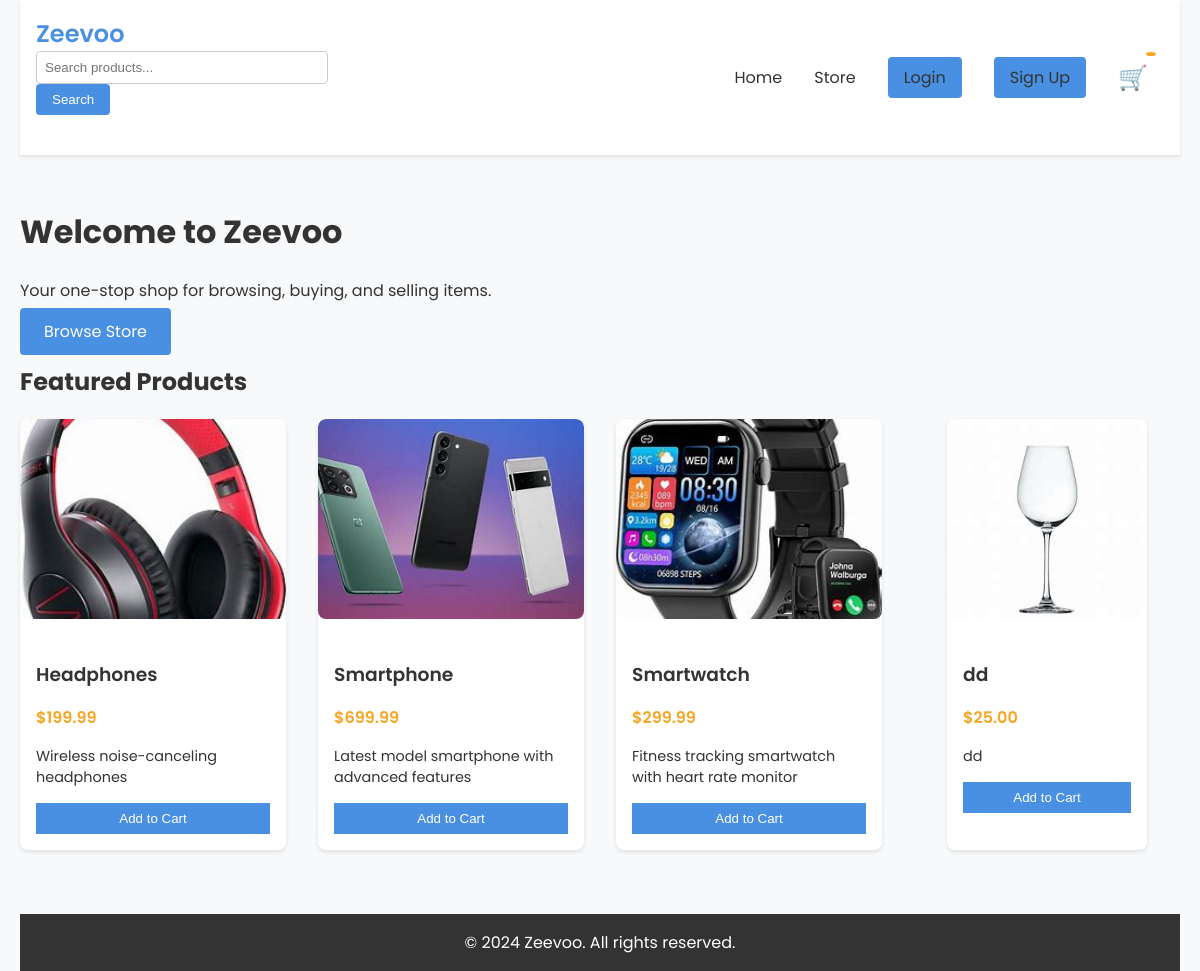
The page / on the database its author committed.
### app/models.py (models this page shows)
class Product(db.Model):
    id = db.Column(db.Integer, primary_key=True)
    name = db.Column(db.String(100), nullable=False)
    description = db.Column(db.Text, nullable=False)
    price = db.Column(db.Float, nullable=False)
    image = db.Column(db.String(200), nullable=False)
    seller_id = db.Column(db.Integer, db.ForeignKey('user.id'), nullable=False)
    is_approved = db.Column(db.Boolean, default=False)
    is_sold = db.Column(db.Boolean, default=False)
    created_at = db.Column(db.DateTime, default=datetime.utcnow)

### app/views/main.py (the view)
@bp.route('/')
def index():
    featured_products = sample(Product.query.filter_by(is_approved=True, is_sold=False).all(), min(4, Product.query.count()))
    return render_template('index.html', featured_products=featured_products)

### app/templates/index.html (shortened to what this page needs)
{% extends "layout.html" %}
{% block content %}
<div class="hero">
    <h1>Welcome to Zeevoo</h1>
    <p>Your one-stop shop for browsing, buying, and selling items.</p>
    <a href="{{ url_for('main.store') }}" class="btn btn-primary">Browse Store</a>
</div>
<div class="featured-products">
    <h2>Featured Products</h2>
    <div class="product-grid">
        {% for product in featured_products %}
        <div class="product-card" data-product-id="{{ product.id }}">
            <img src="{{ url_for('static', filename='images/' + product.image) }}" alt="{{ product.name }}" class="product-image">
            <div class="product-info">
                <h3 class="product-name">{{ product.name }}</h3>
                <p class="product-price">${{ "%.2f"|format(product.price) }}</p>
                <p class="product-description">{{ product.description }}</p>
                <button class="add-to-cart" data-product-id="{{ product.id }}">Add to Cart</button>
            </div>
        </div>
        {% endfor %}
    </div>
</div>
{% endblock %}

### app/static/main.css (style rules this page uses)
:root { --primary-color: #4a90e2; --secondary-color: #f5a623; --background-color: #f8f9fa; --text-color: #333; }
body { font-family: 'Poppins', sans-serif; margin: 0; padding: 0 20px; background-color: var(--background-color); color: var(--text-color); }
.btn { background-color: var(--primary-color); color: #fff; padding: 0.5rem 1rem; border-radius: 4px; text-decoration: none; }
.product-grid { display: grid; grid-template-columns: repeat(auto-fill, minmax(250px, 1fr)); gap: 2rem; justify-items: center; }
.product-card { background-color: #fff; border-radius: 8px; box-shadow: 0 2px 4px rgba(0,0,0,0.1); overflow: hidden; transition: transform 0.3s ease; }
.product-image { width: 100%; height: 200px; object-fit: cover; border-radius: 8px; }
.product-info { padding: 1rem; }
.product-name { font-weight: 600; margin-bottom: 0.5rem; }
.product-price { color: var(--secondary-color); font-weight: 600; }
.product-description { margin-top: 0.5rem; font-size: 0.9rem; }
.add-to-cart { display: block; width: 100%; padding: 0.5rem; background-color: var(--primary-color); color: #fff; text-align: center; text-decoration: none; border: none; cursor: pointer; }
.btn-primary { background-color: var(--primary-color); color: #fff; padding: 0.75rem 1.5rem; border: none; border-radius: 4px; cursor: pointer; font-size: 1rem; }

### rows shown on the page
Product: image (picture), name "Headphones", price "199.99", description "Wireless noise-canceling headphones"
Product: image (picture), name "Smartphone", price "699.99", description "Latest model smartphone with advanced features"
Product: image (picture), name "Smartwatch", price "299.99", description "Fitness tracking smartwatch with heart rate monitor"
Product: image (picture), name "dd", price "25.00", description "dd"
